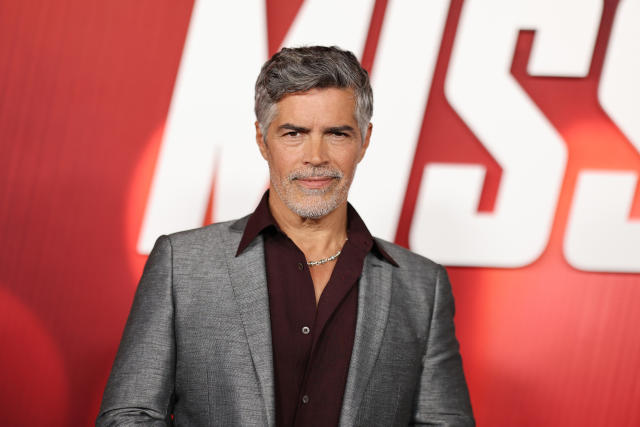
#> input picture image_example.jpg, 640 x 427 px
$ jupyter execute 'Face Detection_OpenCV.ipynb'
#> lines starting #> are read from the running program, lines starting #| are printed output that depends on the picture; after the words box and inside, x2 and y2 are one past the last pixel; in counts of white or black regions, pixels touching at a corner belong together
# Face Detection using OpenCV

## Imports

[cell 1]
import cv2
import pandas

## Data Load

#### Loading XML file with Pre-trained Model

[cell 2]
face_cascade = cv2.CascadeClassifier('face_detector.xml') # XML file with the pre-trained classification model

[cell 3]
face_cascade

#### Loading sample image

[cell 4]
#img = cv2.imread('caetano.jpg')

[cell 5]
img = cv2.imread('image_example.jpg')
#> img is the input picture: shape (427, 640, 3); mean B, G, R 118.4, 121.4, 180.2

[cell 6]
cv2.imshow('window', img)

# This code I looked up on Medium helps to avoid imshow() freezing

cv2.waitKey(0)
cv2.destroyAllWindows()
cv2.waitKey(1)

## Detect Faces

[cell 7]
# Detects objects of different sizes in the input image. The detected objects are returned as a list of rectangles
# This function will return a rectangle with coordinates(x,y,w,h) around the detected face. It takes 3 common
# arguments — the input image, scaleFactor, and minNeighbours. scaleFactor specifies how much the image size is
# reduced with each scale

faces = face_cascade.detectMultiScale(img, 1.1, 2)
#> faces = [[256, 86, 121, 121], [253, 131, 121, 121]]

## Draw Rectangles around detected faces

[cell 8]
# If we check faces array, we can see there are coordinates for 3 distinct rectangles
# That should mean there are 3 faces detected

faces
#> Out = [[256, 86, 121, 121], [253, 131, 121, 121]]

[cell 9]
for (x, y, w, h) in faces:
  cv2.rectangle(img, (x, y), (x+w, y+h), (255, 0, 0), 1)
#> this loop made 2 passes
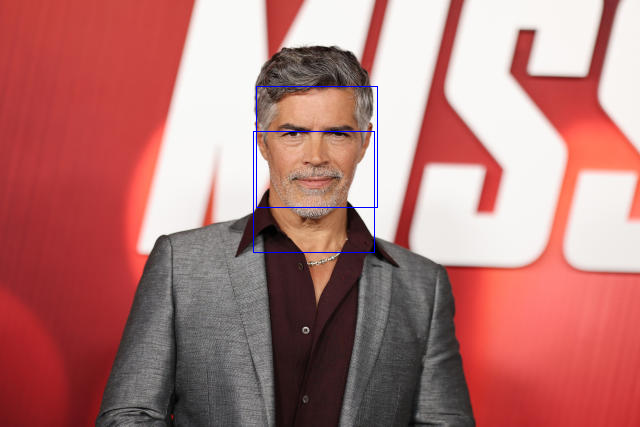
#> img: shape (427, 640, 3); 0.35% of pixels changed, all inside (x1, y1, x2, y2) = (253, 86, 378, 253)
cv2.imwrite("face_detected.png", img)
print('Successfully saved')

## Check detected faces

[cell 10]
detected_faces = cv2.imread('face_detected.png')

[cell 11]
cv2.imshow('window', detected_faces)

# This code I looked up on Medium helps to avoid imshow() freezing

cv2.waitKey(0)
cv2.destroyAllWindows()
cv2.waitKey(1)
#> Out = 27


$ run again, with caetano.jpg copied over image_example.jpg
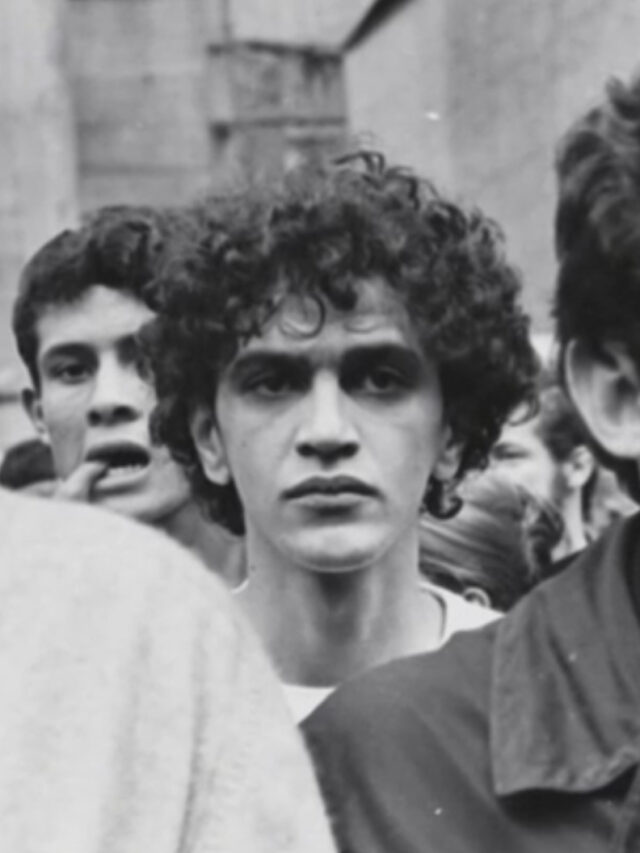
#> input picture caetano.jpg, 640 x 853 px
#> img is the input picture: shape (853, 640, 3); mean B, G, R 134.6, 133.2, 133.2
#> faces = [[341, 815, 33, 33], [14, 288, 184, 184], [188, 279, 277, 277]]
#> `faces`: Out has the same summary as faces
#> the loop `for (x, y, w, h) in faces:` made 3 passes
#> after the loop `for (x, y, w, h) in faces:`:
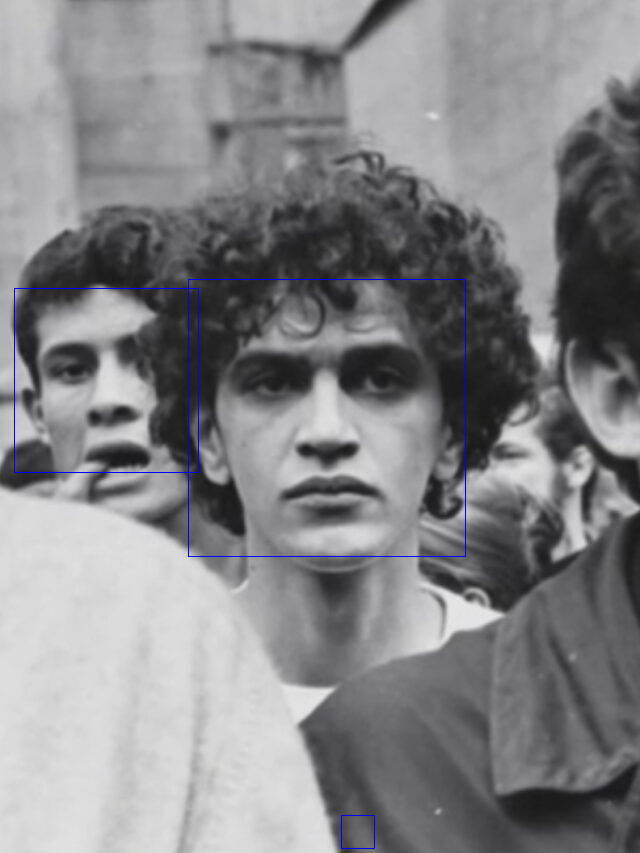
#> img: shape (853, 640, 3); 0.36% of pixels changed, all inside (x1, y1, x2, y2) = (14, 279, 466, 849)
#> `cv2.waitKey(1)`: Out = 27
